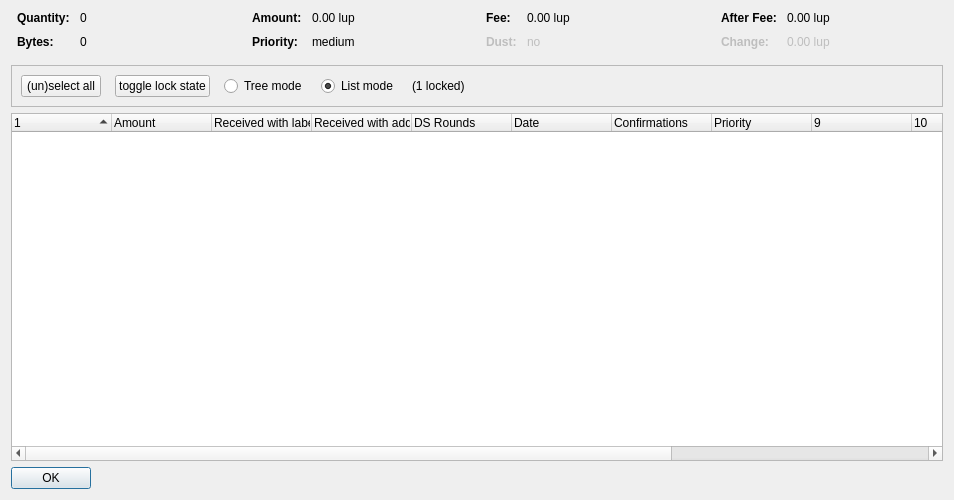
<?xml version="1.0" encoding="UTF-8"?>
<ui version="4.0">
 <class>CoinControlDialog</class>
 <widget class="QDialog" name="CoinControlDialog">
  <property name="geometry">
   <rect>
    <x>0</x>
    <y>0</y>
    <width>954</width>
    <height>500</height>
   </rect>
  </property>
  <property name="windowTitle">
   <string>Coin Selection</string>
  </property>
  <layout class="QVBoxLayout" name="verticalLayout">
   <item>
    <layout class="QHBoxLayout" name="horizontalLayoutTop" stretch="0,0,0,0">
     <property name="topMargin">
      <number>0</number>
     </property>
     <property name="bottomMargin">
      <number>10</number>
     </property>
     <item>
      <layout class="QFormLayout" name="formLayoutCoinControl1">
       <property name="horizontalSpacing">
        <number>10</number>
       </property>
       <property name="verticalSpacing">
        <number>10</number>
       </property>
       <property name="leftMargin">
        <number>6</number>
       </property>
       <property name="rightMargin">
        <number>6</number>
       </property>
       <item row="0" column="0">
        <widget class="QLabel" name="labelCoinControlQuantityText">
         <property name="font">
          <font>
           <weight>75</weight>
           <bold>true</bold>
          </font>
         </property>
         <property name="text">
          <string>Quantity:</string>
         </property>
        </widget>
       </item>
       <item row="0" column="1">
        <widget class="QLabel" name="labelCoinControlQuantity">
         <property name="cursor">
          <cursorShape>IBeamCursor</cursorShape>
         </property>
         <property name="contextMenuPolicy">
          <enum>Qt::ActionsContextMenu</enum>
         </property>
         <property name="text">
          <string notr="true">0</string>
         </property>
         <property name="textInteractionFlags">
          <set>Qt::LinksAccessibleByMouse|Qt::TextSelectableByKeyboard|Qt::TextSelectableByMouse</set>
         </property>
        </widget>
       </item>
       <item row="1" column="0">
        <widget class="QLabel" name="labelCoinControlBytesText">
         <property name="font">
          <font>
           <weight>75</weight>
           <bold>true</bold>
          </font>
         </property>
         <property name="text">
          <string>Bytes:</string>
         </property>
        </widget>
       </item>
       <item row="1" column="1">
        <widget class="QLabel" name="labelCoinControlBytes">
         <property name="cursor">
          <cursorShape>IBeamCursor</cursorShape>
         </property>
         <property name="contextMenuPolicy">
          <enum>Qt::ActionsContextMenu</enum>
         </property>
         <property name="text">
          <string notr="true">0</string>
         </property>
         <property name="textInteractionFlags">
          <set>Qt::LinksAccessibleByMouse|Qt::TextSelectableByKeyboard|Qt::TextSelectableByMouse</set>
         </property>
        </widget>
       </item>
      </layout>
     </item>
     <item>
      <layout class="QFormLayout" name="formLayoutCoinControl2">
       <property name="horizontalSpacing">
        <number>10</number>
       </property>
       <property name="verticalSpacing">
        <number>10</number>
       </property>
       <property name="leftMargin">
        <number>6</number>
       </property>
       <property name="rightMargin">
        <number>6</number>
       </property>
       <item row="0" column="0">
        <widget class="QLabel" name="labelCoinControlAmountText">
         <property name="font">
          <font>
           <weight>75</weight>
           <bold>true</bold>
          </font>
         </property>
         <property name="text">
          <string>Amount:</string>
         </property>
        </widget>
       </item>
       <item row="0" column="1">
        <widget class="QLabel" name="labelCoinControlAmount">
         <property name="cursor">
          <cursorShape>IBeamCursor</cursorShape>
         </property>
         <property name="contextMenuPolicy">
          <enum>Qt::ActionsContextMenu</enum>
         </property>
         <property name="text">
          <string notr="true">0.00 lup</string>
         </property>
         <property name="textInteractionFlags">
          <set>Qt::LinksAccessibleByMouse|Qt::TextSelectableByKeyboard|Qt::TextSelectableByMouse</set>
         </property>
        </widget>
       </item>
       <item row="1" column="0">
        <widget class="QLabel" name="labelCoinControlPriorityText">
         <property name="font">
          <font>
           <weight>75</weight>
           <bold>true</bold>
          </font>
         </property>
         <property name="text">
          <string>Priority:</string>
         </property>
        </widget>
       </item>
       <item row="1" column="1">
        <widget class="QLabel" name="labelCoinControlPriority">
         <property name="cursor">
          <cursorShape>IBeamCursor</cursorShape>
         </property>
         <property name="contextMenuPolicy">
          <enum>Qt::ActionsContextMenu</enum>
         </property>
         <property name="text">
          <string>medium</string>
         </property>
         <property name="textInteractionFlags">
          <set>Qt::LinksAccessibleByMouse|Qt::TextSelectableByKeyboard|Qt::TextSelectableByMouse</set>
         </property>
        </widget>
       </item>
      </layout>
     </item>
     <item>
      <layout class="QFormLayout" name="formLayoutCoinControl3">
       <property name="horizontalSpacing">
        <number>10</number>
       </property>
       <property name="verticalSpacing">
        <number>10</number>
       </property>
       <property name="leftMargin">
        <number>6</number>
       </property>
       <property name="rightMargin">
        <number>6</number>
       </property>
       <item row="0" column="0">
        <widget class="QLabel" name="labelCoinControlFeeText">
         <property name="font">
          <font>
           <weight>75</weight>
           <bold>true</bold>
          </font>
         </property>
         <property name="text">
          <string>Fee:</string>
         </property>
        </widget>
       </item>
       <item row="0" column="1">
        <widget class="QLabel" name="labelCoinControlFee">
         <property name="cursor">
          <cursorShape>IBeamCursor</cursorShape>
         </property>
         <property name="contextMenuPolicy">
          <enum>Qt::ActionsContextMenu</enum>
         </property>
         <property name="text">
          <string notr="true">0.00 lup</string>
         </property>
         <property name="textInteractionFlags">
          <set>Qt::LinksAccessibleByMouse|Qt::TextSelectableByKeyboard|Qt::TextSelectableByMouse</set>
         </property>
        </widget>
       </item>
       <item row="1" column="0">
        <widget class="QLabel" name="labelCoinControlLowOutputText">
         <property name="enabled">
          <bool>false</bool>
         </property>
         <property name="font">
          <font>
           <weight>75</weight>
           <bold>true</bold>
          </font>
         </property>
         <property name="text">
          <string>Dust:</string>
         </property>
        </widget>
       </item>
       <item row="1" column="1">
        <widget class="QLabel" name="labelCoinControlLowOutput">
         <property name="enabled">
          <bool>false</bool>
         </property>
         <property name="cursor">
          <cursorShape>IBeamCursor</cursorShape>
         </property>
         <property name="contextMenuPolicy">
          <enum>Qt::ActionsContextMenu</enum>
         </property>
         <property name="text">
          <string>no</string>
         </property>
         <property name="textInteractionFlags">
          <set>Qt::LinksAccessibleByMouse|Qt::TextSelectableByKeyboard|Qt::TextSelectableByMouse</set>
         </property>
        </widget>
       </item>
      </layout>
     </item>
     <item>
      <layout class="QFormLayout" name="formLayoutCoinControl4">
       <property name="horizontalSpacing">
        <number>10</number>
       </property>
       <property name="verticalSpacing">
        <number>10</number>
       </property>
       <property name="leftMargin">
        <number>6</number>
       </property>
       <property name="rightMargin">
        <number>6</number>
       </property>
       <item row="0" column="0">
        <widget class="QLabel" name="labelCoinControlAfterFeeText">
         <property name="font">
          <font>
           <weight>75</weight>
           <bold>true</bold>
          </font>
         </property>
         <property name="text">
          <string>After Fee:</string>
         </property>
        </widget>
       </item>
       <item row="0" column="1">
        <widget class="QLabel" name="labelCoinControlAfterFee">
         <property name="cursor">
          <cursorShape>IBeamCursor</cursorShape>
         </property>
         <property name="contextMenuPolicy">
          <enum>Qt::ActionsContextMenu</enum>
         </property>
         <property name="text">
          <string notr="true">0.00 lup</string>
         </property>
         <property name="textInteractionFlags">
          <set>Qt::LinksAccessibleByMouse|Qt::TextSelectableByKeyboard|Qt::TextSelectableByMouse</set>
         </property>
        </widget>
       </item>
       <item row="1" column="0">
        <widget class="QLabel" name="labelCoinControlChangeText">
         <property name="enabled">
          <bool>false</bool>
         </property>
         <property name="font">
          <font>
           <weight>75</weight>
           <bold>true</bold>
          </font>
         </property>
         <property name="text">
          <string>Change:</string>
         </property>
        </widget>
       </item>
       <item row="1" column="1">
        <widget class="QLabel" name="labelCoinControlChange">
         <property name="enabled">
          <bool>false</bool>
         </property>
         <property name="cursor">
          <cursorShape>IBeamCursor</cursorShape>
         </property>
         <property name="contextMenuPolicy">
          <enum>Qt::ActionsContextMenu</enum>
         </property>
         <property name="text">
          <string notr="true">0.00 lup</string>
         </property>
         <property name="textInteractionFlags">
          <set>Qt::LinksAccessibleByMouse|Qt::TextSelectableByKeyboard|Qt::TextSelectableByMouse</set>
         </property>
        </widget>
       </item>
      </layout>
     </item>
    </layout>
   </item>
   <item>
    <widget class="QFrame" name="frame">
     <property name="minimumSize">
      <size>
       <width>0</width>
       <height>40</height>
      </size>
     </property>
     <property name="frameShape">
      <enum>QFrame::StyledPanel</enum>
     </property>
     <property name="frameShadow">
      <enum>QFrame::Sunken</enum>
     </property>
     <layout class="QHBoxLayout" name="horizontalLayout">
      <item>
       <layout class="QHBoxLayout" name="horizontalLayoutPanel" stretch="0,0,0,0,0,0">
        <property name="spacing">
         <number>14</number>
        </property>
        <item>
         <widget class="QPushButton" name="pushButtonSelectAll">
          <property name="sizePolicy">
           <sizepolicy hsizetype="Maximum" vsizetype="Fixed">
            <horstretch>0</horstretch>
            <verstretch>0</verstretch>
           </sizepolicy>
          </property>
          <property name="text">
           <string>(un)select all</string>
          </property>
          <property name="autoDefault">
           <bool>false</bool>
          </property>
         </widget>
        </item>
        <item>
         <widget class="QPushButton" name="pushButtonToggleLock">
          <property name="sizePolicy">
           <sizepolicy hsizetype="Maximum" vsizetype="Fixed">
            <horstretch>0</horstretch>
            <verstretch>0</verstretch>
           </sizepolicy>
          </property>
          <property name="text">
           <string>toggle lock state</string>
          </property>
          <property name="autoDefault">
           <bool>false</bool>
          </property>
         </widget>
        </item>
        <item>
         <widget class="QRadioButton" name="radioTreeMode">
          <property name="sizePolicy">
           <sizepolicy hsizetype="Maximum" vsizetype="Fixed">
            <horstretch>0</horstretch>
            <verstretch>0</verstretch>
           </sizepolicy>
          </property>
          <property name="text">
           <string>Tree mode</string>
          </property>
         </widget>
        </item>
        <item>
         <widget class="QRadioButton" name="radioListMode">
          <property name="sizePolicy">
           <sizepolicy hsizetype="Maximum" vsizetype="Fixed">
            <horstretch>0</horstretch>
            <verstretch>0</verstretch>
           </sizepolicy>
          </property>
          <property name="text">
           <string>List mode</string>
          </property>
          <property name="checked">
           <bool>true</bool>
          </property>
         </widget>
        </item>
        <item>
         <widget class="QLabel" name="labelLocked">
          <property name="text">
           <string>(1 locked)</string>
          </property>
         </widget>
        </item>
        <item>
         <spacer name="horizontalSpacer">
          <property name="orientation">
           <enum>Qt::Horizontal</enum>
          </property>
          <property name="sizeHint" stdset="0">
           <size>
            <width>40</width>
            <height>20</height>
           </size>
          </property>
         </spacer>
        </item>
       </layout>
      </item>
     </layout>
    </widget>
   </item>
   <item>
    <widget class="CoinControlTreeWidget" name="treeWidget">
     <property name="contextMenuPolicy">
      <enum>Qt::CustomContextMenu</enum>
     </property>
     <property name="sortingEnabled">
      <bool>false</bool>
     </property>
     <property name="columnCount">
      <number>13</number>
     </property>
     <attribute name="headerShowSortIndicator" stdset="0">
      <bool>true</bool>
     </attribute>
     <attribute name="headerStretchLastSection">
      <bool>false</bool>
     </attribute>
     <column>
      <property name="text">
       <string/>
      </property>
     </column>
     <column>
      <property name="text">
       <string>Amount</string>
      </property>
     </column>
     <column>
      <property name="text">
       <string>Received with label</string>
      </property>
     </column>
     <column>
      <property name="text">
       <string>Received with address</string>
      </property>
     </column>
     <column>
      <property name="text">
       <string>DS Rounds</string>
      </property>
     </column>
     <column>
      <property name="text">
       <string>Date</string>
      </property>
     </column>
     <column>
      <property name="text">
       <string>Confirmations</string>
      </property>
      <property name="toolTip">
       <string>Confirmed</string>
      </property>
     </column>
     <column>
      <property name="text">
       <string>Priority</string>
      </property>
     </column>
     <column>
      <property name="text">
       <string/>
      </property>
     </column>
     <column>
      <property name="text">
       <string/>
      </property>
     </column>
     <column>
      <property name="text">
       <string/>
      </property>
     </column>
     <column>
      <property name="text">
       <string/>
      </property>
     </column>
     <column>
      <property name="text">
       <string/>
      </property>
     </column>
    </widget>
   </item>
   <item>
    <widget class="QDialogButtonBox" name="buttonBox">
     <property name="sizePolicy">
      <sizepolicy hsizetype="Maximum" vsizetype="Fixed">
       <horstretch>0</horstretch>
       <verstretch>0</verstretch>
      </sizepolicy>
     </property>
     <property name="orientation">
      <enum>Qt::Horizontal</enum>
     </property>
     <property name="standardButtons">
      <set>QDialogButtonBox::Ok</set>
     </property>
    </widget>
   </item>
  </layout>
 </widget>
 <customwidgets>
  <customwidget>
   <class>CoinControlTreeWidget</class>
   <extends>QTreeWidget</extends>
   <header>coincontroltreewidget.h</header>
  </customwidget>
 </customwidgets>
 <resources/>
 <connections/>
</ui>
